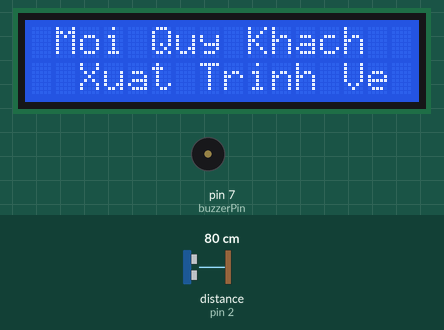
A sketch run on a simulated Arduino Uno, built with avr-gcc and run on an emulated ATmega328P. On the bench: 16×2 character LCD, buzzer (waves = sounding, pin HIGH). Wiring (inferred from the names in the program): ultrasonic range finder: trigger pin 3; echo pin 2. Inputs (shaded band) come from the test bench; at power-on: distance to the obstacle (sensor on pin 2) 80 cm. The echo pulse lasts 58.3 µs per cm; pins used as bus, display or sensor lines are not drawn.

Above: at 6.2 s.
6.3 s: distance to the obstacle (sensor on pin 2) set to 45 cm
7.8 s: distance to the obstacle (sensor on pin 2) set to 35 cm
At 8.4 s:
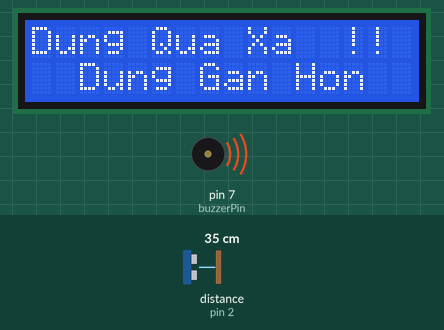
At 9.0 s:
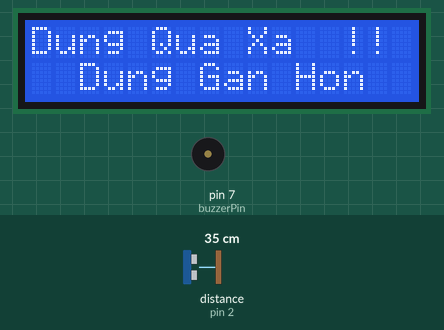
Timing chart, 0 to 10.8 s (numbered marks = the images above; inputs shaded):
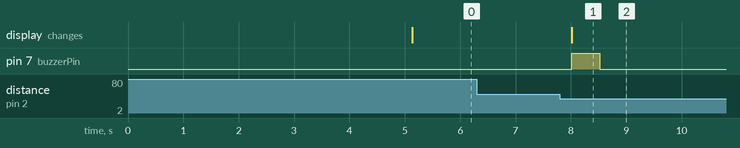

Measured:
- the behaviour switches between 41 and 40 cm on distance to the obstacle (sensor on pin 2) (found by bisection; images 0 and 1)
- after the input at 6.3 s, every drawn part: stays the same
- after the input at 7.8 s, pin 7 (buzzerPin): LOW → HIGH after 0.22 s, → LOW 0.50 s later; the display: changes after 0.22 s (image 1)

The sketch:

sketch_may29a.ino
```cpp
#include <Wire.h>
#include <LiquidCrystal_I2C.h>

LiquidCrystal_I2C lcd(0x27, 16, 2);
#define trigPinIn 3
#define echoPinIn 2
#define ledPin 6
#define buzzerPin 7
int a = 0;
int count = 0;
bool isInside = false;
bool updateLCD = true;

void setup() {
  lcd.init();
  lcd.backlight();
  Serial.begin(9600);
  pinMode(trigPinIn, OUTPUT);
  pinMode(echoPinIn, INPUT);
  pinMode(buzzerPin, OUTPUT);

  lcd.clear();
  lcd.setCursor(1, 0);
  lcd.print("XinChaoQuyKhach");
  lcd.setCursor(1, 1);
  lcd.print("QuaySoatVe KHKT");
  delay(5000);
}

void beep(int duration) {
  digitalWrite(buzzerPin, HIGH);
  delay(duration);
  digitalWrite(buzzerPin, LOW);
}

void loop() {
  long durationIn, distanceIn, durationOut;

  digitalWrite(trigPinIn, LOW);// Đặt chân trig bên trong xuống mức thấp.
  delayMicroseconds(2);// Delay 2 microseconds.
  digitalWrite(trigPinIn, HIGH);// Đặt chân trig bên trong lên mức cao.
  delayMicroseconds(10);// Delay 10 microseconds.
  digitalWrite(trigPinIn, LOW);// Đặt chân trig bên trong xuống mức thấp.
  durationIn = pulseIn(echoPinIn, HIGH);// Đo thời gian phản hồi từ cảm biến echo bên trong.
  distanceIn = (durationIn / 2) / 29.1;// Tính khoảng cách từ thời gian phản hồi.

  if (distanceIn < 30) {
    if (!isInside) {
      isInside = true;
      count++;
      updateLCD = true;
      beep(100);
      delay(400);
    }
  } else if (distanceIn >= 30 && distanceIn < 40) {
    if (!isInside) {
      isInside = true;
      lcd.clear();
      lcd.setCursor(0, 0);
      lcd.print("Dung Qua Xa  !!");
      lcd.setCursor(2, 1);
      lcd.print("Dung Gan Hon");
      beep(500);
      delay(2000);
    }
  } else {
    isInside = false;
  }

  if (count <= 0) {
    if (updateLCD) {
      lcd.clear();
      lcd.setCursor(1, 0);
      lcd.print("Moi Quy Khach");
      lcd.setCursor(1, 1);
      lcd.print(" Xuat Trinh Ve ");
      updateLCD = false;
    }
    delay(200);
  } else {
    if (updateLCD) {
      a = count * 30;
      lcd.clear();
      lcd.setCursor(0, 0);
      lcd.print("Tong so tien ve:");
      lcd.setCursor(0, 1);
      lcd.print(a);
      lcd.setCursor(8, 1);
      lcd.print("k;");
      lcd.setCursor(10, 1);
      lcd.print(count);
      lcd.setCursor(14, 1);
      lcd.print("ng");
      updateLCD = false;
    }
    delay(200);
  }
}
```
